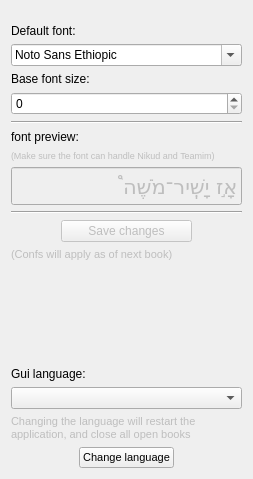
             <widget class="QWidget" name="scrollAreaWidgetContents">
              <property name="geometry">
               <rect>
                <x>0</x>
                <y>0</y>
                <width>231</width>
                <height>479</height>
               </rect>
              </property>
              <layout class="QVBoxLayout" name="verticalLayout_7">
               <property name="spacing">
                <number>6</number>
               </property>
               <property name="topMargin">
                <number>24</number>
               </property>
               <item>
                <widget class="QLabel" name="label_9">
                 <property name="text">
                  <string>Default font:</string>
                 </property>
                </widget>
               </item>
               <item>
                <widget class="QFontComboBox" name="fontComboBox">
                 <property name="layoutDirection">
                  <enum>Qt::LeftToRight</enum>
                 </property>
                 <property name="styleSheet">
                  <string>font: 8pt &quot;Sans Serif&quot;;</string>
                 </property>
                 <property name="currentIndex">
                  <number>155</number>
                 </property>
                 <property name="sizeAdjustPolicy">
                  <enum>QComboBox::AdjustToContentsOnFirstShow</enum>
                 </property>
                 <property name="writingSystem">
                  <enum>QFontDatabase::Any</enum>
                 </property>
                 <property name="currentFont">
                  <font>
                   <family>Nachlieli CLM</family>
                  </font>
                 </property>
                </widget>
               </item>
               <item>
                <widget class="QLabel" name="label_4">
                 <property name="text">
                  <string>Base font size:</string>
                 </property>
                </widget>
               </item>
               <item>
                <widget class="QSpinBox" name="fonSizeSpinBox"/>
               </item>
               <item>
                <widget class="Line" name="line_2">
                 <property name="orientation">
                  <enum>Qt::Horizontal</enum>
                 </property>
                </widget>
               </item>
               <item>
                <widget class="QLabel" name="label_6">
                 <property name="text">
                  <string>font preview:</string>
                 </property>
                </widget>
               </item>
               <item>
                <widget class="QLabel" name="label_3">
                 <property name="enabled">
                  <bool>false</bool>
                 </property>
                 <property name="font">
                  <font>
                   <pointsize>7</pointsize>
                  </font>
                 </property>
                 <property name="text">
                  <string>(Make sure the font can handle Nikud and Teamim)</string>
                 </property>
                 <property name="wordWrap">
                  <bool>true</bool>
                 </property>
                </widget>
               </item>
               <item>
                <widget class="QLineEdit" name="fontPreview">
                 <property name="enabled">
                  <bool>false</bool>
                 </property>
                 <property name="font">
                  <font>
                   <family>Nachlieli CLM</family>
                   <pointsize>16</pointsize>
                  </font>
                 </property>
                 <property name="layoutDirection">
                  <enum>Qt::RightToLeft</enum>
                 </property>
                 <property name="text">
                  <string>אָ֣ז יָשִֽׁיר־מֹשֶׁה֩</string>
                 </property>
                </widget>
               </item>
               <item>
                <widget class="Line" name="line_3">
                 <property name="orientation">
                  <enum>Qt::Horizontal</enum>
                 </property>
                </widget>
               </item>
               <item>
                <layout class="QHBoxLayout" name="horizontalLayout_6">
                 <property name="topMargin">
                  <number>0</number>
                 </property>
                 <item>
                  <spacer name="horizontalSpacer_2">
                   <property name="orientation">
                    <enum>Qt::Horizontal</enum>
                   </property>
                   <property name="sizeType">
                    <enum>QSizePolicy::Maximum</enum>
                   </property>
                   <property name="sizeHint" stdset="0">
                    <size>
                     <width>50</width>
                     <height>20</height>
                    </size>
                   </property>
                  </spacer>
                 </item>
                 <item>
                  <widget class="QPushButton" name="saveConf">
                   <property name="enabled">
                    <bool>false</bool>
                   </property>
                   <property name="layoutDirection">
                    <enum>Qt::RightToLeft</enum>
                   </property>
                   <property name="text">
                    <string>Save changes</string>
                   </property>
                   <property name="icon">
                    <iconset resource="Orayta.qrc">
                     <normaloff>:/Icons/configure.png</normaloff>:/Icons/configure.png</iconset>
                   </property>
                  </widget>
                 </item>
                 <item>
                  <spacer name="horizontalSpacer_5">
                   <property name="orientation">
                    <enum>Qt::Horizontal</enum>
                   </property>
                   <property name="sizeType">
                    <enum>QSizePolicy::Maximum</enum>
                   </property>
                   <property name="sizeHint" stdset="0">
                    <size>
                     <width>50</width>
                     <height>20</height>
                    </size>
                   </property>
                  </spacer>
                 </item>
                </layout>
               </item>
               <item>
                <widget class="QLabel" name="label_5">
                 <property name="enabled">
                  <bool>false</bool>
                 </property>
                 <property name="font">
                  <font>
                   <pointsize>8</pointsize>
                  </font>
                 </property>
                 <property name="text">
                  <string>(Confs will apply as of next book)</string>
                 </property>
                </widget>
               </item>
               <item>
                <spacer name="verticalSpacer">
                 <property name="orientation">
                  <enum>Qt::Vertical</enum>
                 </property>
                 <property name="sizeHint" stdset="0">
                  <size>
                   <width>20</width>
                   <height>40</height>
                  </size>
                 </property>
                </spacer>
               </item>
               <item>
                <widget class="QLabel" name="label_7">
                 <property name="text">
                  <string>Gui language:</string>
                 </property>
                </widget>
               </item>
               <item>
                <widget class="QComboBox" name="langComboBox"/>
               </item>
               <item>
                <widget class="QLabel" name="label_8">
                 <property name="enabled">
                  <bool>false</bool>
                 </property>
                 <property name="font">
                  <font>
                   <pointsize>8</pointsize>
                  </font>
                 </property>
                 <property name="text">
                  <string>Changing the language will restart the application, and close all open books</string>
                 </property>
                 <property name="scaledContents">
                  <bool>false</bool>
                 </property>
                 <property name="wordWrap">
                  <bool>true</bool>
                 </property>
                </widget>
               </item>
               <item>
                <layout class="QHBoxLayout" name="horizontalLayout_7">
                 <property name="topMargin">
                  <number>0</number>
                 </property>
                 <item>
                  <spacer name="horizontalSpacer_6">
                   <property name="orientation">
                    <enum>Qt::Horizontal</enum>
                   </property>
                   <property name="sizeHint" stdset="0">
                    <size>
                     <width>40</width>
                     <height>20</height>
                    </size>
                   </property>
                  </spacer>
                 </item>
                 <item>
                  <widget class="QPushButton" name="changeLangButton">
                   <property name="font">
                    <font>
                     <pointsize>8</pointsize>
                    </font>
                   </property>
                   <property name="text">
                    <string>Change language</string>
                   </property>
                  </widget>
                 </item>
                 <item>
                  <spacer name="horizontalSpacer_7">
                   <property name="orientation">
                    <enum>Qt::Horizontal</enum>
                   </property>
                   <property name="sizeHint" stdset="0">
                    <size>
                     <width>40</width>
                     <height>20</height>
                    </size>
                   </property>
                  </spacer>
                 </item>
                </layout>
               </item>
              </layout>
             </widget>
